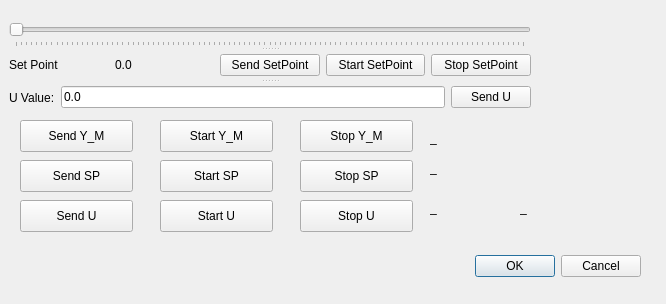
<?xml version="1.0" encoding="UTF-8"?>
<ui version="4.0">
 <class>Dialog</class>
 <widget class="QDialog" name="Dialog">
  <property name="geometry">
   <rect>
    <x>0</x>
    <y>0</y>
    <width>666</width>
    <height>304</height>
   </rect>
  </property>
  <property name="windowTitle">
   <string>Bagel Simulator Control</string>
  </property>
  <widget class="QDialogButtonBox" name="buttonBox">
   <property name="geometry">
    <rect>
     <x>120</x>
     <y>250</y>
     <width>521</width>
     <height>32</height>
    </rect>
   </property>
   <property name="orientation">
    <enum>Qt::Horizontal</enum>
   </property>
   <property name="standardButtons">
    <set>QDialogButtonBox::Cancel|QDialogButtonBox::Ok</set>
   </property>
  </widget>
  <widget class="QPushButton" name="sendY_M">
   <property name="geometry">
    <rect>
     <x>20</x>
     <y>120</y>
     <width>113</width>
     <height>32</height>
    </rect>
   </property>
   <property name="text">
    <string>Send Y_M</string>
   </property>
  </widget>
  <widget class="QPushButton" name="startY_M">
   <property name="geometry">
    <rect>
     <x>160</x>
     <y>120</y>
     <width>113</width>
     <height>32</height>
    </rect>
   </property>
   <property name="text">
    <string>Start Y_M</string>
   </property>
  </widget>
  <widget class="QPushButton" name="stopY_M">
   <property name="geometry">
    <rect>
     <x>300</x>
     <y>120</y>
     <width>113</width>
     <height>32</height>
    </rect>
   </property>
   <property name="text">
    <string>Stop Y_M</string>
   </property>
  </widget>
  <widget class="QPushButton" name="stopSP">
   <property name="geometry">
    <rect>
     <x>300</x>
     <y>160</y>
     <width>113</width>
     <height>32</height>
    </rect>
   </property>
   <property name="text">
    <string>Stop SP</string>
   </property>
  </widget>
  <widget class="QPushButton" name="startSP">
   <property name="geometry">
    <rect>
     <x>160</x>
     <y>160</y>
     <width>113</width>
     <height>32</height>
    </rect>
   </property>
   <property name="text">
    <string>Start SP</string>
   </property>
  </widget>
  <widget class="QPushButton" name="sendSP">
   <property name="geometry">
    <rect>
     <x>20</x>
     <y>160</y>
     <width>113</width>
     <height>32</height>
    </rect>
   </property>
   <property name="text">
    <string>Send SP</string>
   </property>
  </widget>
  <widget class="QPushButton" name="stopU">
   <property name="geometry">
    <rect>
     <x>300</x>
     <y>200</y>
     <width>113</width>
     <height>32</height>
    </rect>
   </property>
   <property name="text">
    <string>Stop U</string>
   </property>
  </widget>
  <widget class="QPushButton" name="startU">
   <property name="geometry">
    <rect>
     <x>160</x>
     <y>200</y>
     <width>113</width>
     <height>32</height>
    </rect>
   </property>
   <property name="text">
    <string>Start U</string>
   </property>
  </widget>
  <widget class="QPushButton" name="sendU_2">
   <property name="geometry">
    <rect>
     <x>20</x>
     <y>200</y>
     <width>113</width>
     <height>32</height>
    </rect>
   </property>
   <property name="text">
    <string>Send U</string>
   </property>
  </widget>
  <widget class="QLabel" name="Y_Mlabel">
   <property name="geometry">
    <rect>
     <x>430</x>
     <y>130</y>
     <width>60</width>
     <height>16</height>
    </rect>
   </property>
   <property name="text">
    <string>_</string>
   </property>
  </widget>
  <widget class="QLabel" name="SPlabel">
   <property name="geometry">
    <rect>
     <x>430</x>
     <y>160</y>
     <width>60</width>
     <height>16</height>
    </rect>
   </property>
   <property name="text">
    <string>_</string>
   </property>
  </widget>
  <widget class="QLabel" name="Ulabel">
   <property name="geometry">
    <rect>
     <x>430</x>
     <y>200</y>
     <width>60</width>
     <height>16</height>
    </rect>
   </property>
   <property name="text">
    <string>_</string>
   </property>
  </widget>
  <widget class="QLabel" name="UNextlabel">
   <property name="geometry">
    <rect>
     <x>520</x>
     <y>200</y>
     <width>60</width>
     <height>16</height>
    </rect>
   </property>
   <property name="text">
    <string>_</string>
   </property>
  </widget>
  <widget class="QSplitter" name="splitter">
   <property name="geometry">
    <rect>
     <x>9</x>
     <y>21</y>
     <width>522</width>
     <height>91</height>
    </rect>
   </property>
   <property name="orientation">
    <enum>Qt::Vertical</enum>
   </property>
   <widget class="QSlider" name="positionSlider">
    <property name="toolTip">
     <string>Set Position</string>
    </property>
    <property name="maximum">
     <number>100</number>
    </property>
    <property name="singleStep">
     <number>1</number>
    </property>
    <property name="orientation">
     <enum>Qt::Horizontal</enum>
    </property>
    <property name="tickPosition">
     <enum>QSlider::TicksBelow</enum>
    </property>
   </widget>
   <widget class="QWidget" name="">
    <layout class="QHBoxLayout" name="horizontalLayout_3">
     <item>
      <widget class="QLabel" name="SetPoint">
       <property name="text">
        <string>Set Point</string>
       </property>
      </widget>
     </item>
     <item>
      <widget class="QLabel" name="positionValue">
       <property name="text">
        <string>0.0</string>
       </property>
      </widget>
     </item>
     <item>
      <widget class="QPushButton" name="sendSetPoint">
       <property name="text">
        <string>Send SetPoint</string>
       </property>
      </widget>
     </item>
     <item>
      <widget class="QPushButton" name="startSetPoint">
       <property name="text">
        <string>Start SetPoint</string>
       </property>
      </widget>
     </item>
     <item>
      <widget class="QPushButton" name="stopSetPoint">
       <property name="text">
        <string>Stop SetPoint</string>
       </property>
      </widget>
     </item>
    </layout>
   </widget>
   <widget class="QWidget" name="">
    <layout class="QHBoxLayout" name="horizontalLayout">
     <item>
      <widget class="QLabel" name="label">
       <property name="text">
        <string>U Value:</string>
       </property>
      </widget>
     </item>
     <item>
      <widget class="QLineEdit" name="uValue">
       <property name="minimumSize">
        <size>
         <width>100</width>
         <height>9</height>
        </size>
       </property>
       <property name="text">
        <string>0.0</string>
       </property>
       <property name="maxLength">
        <number>5</number>
       </property>
      </widget>
     </item>
     <item>
      <widget class="QPushButton" name="sendU">
       <property name="text">
        <string>Send U</string>
       </property>
      </widget>
     </item>
    </layout>
   </widget>
  </widget>
 </widget>
 <resources/>
 <connections/>
</ui>
